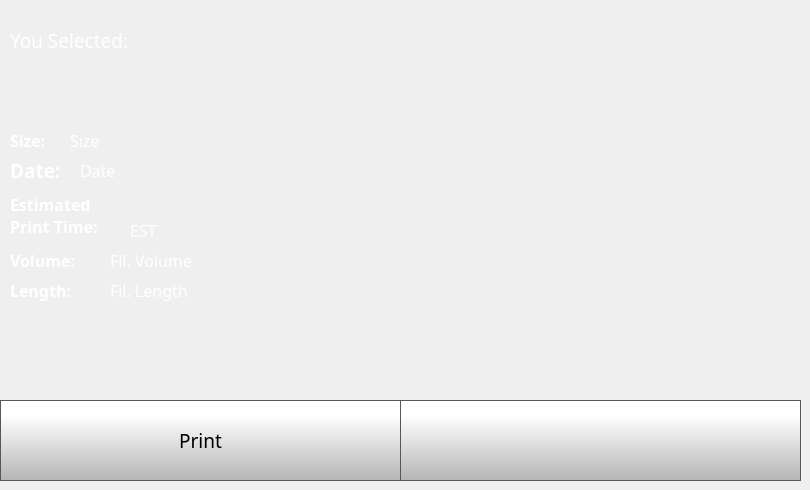
    <widget class="QWidget" name="printSelectedLocalPage">
     <widget class="QLabel" name="fileSelected">
      <property name="geometry">
       <rect>
        <x>10</x>
        <y>20</y>
        <width>461</width>
        <height>41</height>
       </rect>
      </property>
      <property name="font">
       <font>
        <family>Gotham</family>
        <pointsize>14</pointsize>
        <weight>50</weight>
        <bold>false</bold>
        <underline>false</underline>
        <strikeout>false</strikeout>
       </font>
      </property>
      <property name="styleSheet">
       <string notr="true">color:  white;
background-color: rgba(255, 255, 255, 0);</string>
      </property>
      <property name="text">
       <string>You Selected: </string>
      </property>
      <property name="scaledContents">
       <bool>true</bool>
      </property>
      <property name="wordWrap">
       <bool>true</bool>
      </property>
     </widget>
     <widget class="QPushButton" name="fileSelectedBackButton">
      <property name="geometry">
       <rect>
        <x>400</x>
        <y>400</y>
        <width>401</width>
        <height>81</height>
       </rect>
      </property>
      <property name="minimumSize">
       <size>
        <width>0</width>
        <height>0</height>
       </size>
      </property>
      <property name="font">
       <font>
        <family>Gotham Light</family>
        <pointsize>9</pointsize>
       </font>
      </property>
      <property name="styleSheet">
       <string notr="true">QPushButton {
    border: 1px solid rgb(87, 87, 87);

	background-color: qlineargradient(spread:pad, x1:0, y1:1, x2:0, y2:0.188, stop:0 rgba(180, 180, 180, 255), stop:1 rgba(255, 255, 255, 255));
}

QPushButton:pressed {
    background-color: qlineargradient(x1: 0, y1: 0, x2: 0, y2: 1,
                                      stop: 0 #dadbde, stop: 1 #f6f7fa);
}

QPushButton:flat {
    border: none; /* no border for a flat push button */
}

QPushButton:default {
    border-color: navy; /* make the default button prominent */
}</string>
      </property>
      <property name="text">
       <string/>
      </property>
      <property name="icon">
       <iconset>
        <normaloff>templates/img/arrows-4.png</normaloff>templates/img/arrows-4.png</iconset>
      </property>
      <property name="iconSize">
       <size>
        <width>50</width>
        <height>50</height>
       </size>
      </property>
      <property name="checkable">
       <bool>false</bool>
      </property>
      <property name="autoDefault">
       <bool>false</bool>
      </property>
      <property name="default">
       <bool>false</bool>
      </property>
      <property name="flat">
       <bool>false</bool>
      </property>
     </widget>
     <widget class="QToolButton" name="fileSelectedPrintButton">
      <property name="geometry">
       <rect>
        <x>0</x>
        <y>400</y>
        <width>401</width>
        <height>81</height>
       </rect>
      </property>
      <property name="minimumSize">
       <size>
        <width>0</width>
        <height>0</height>
       </size>
      </property>
      <property name="font">
       <font>
        <family>Gotham</family>
        <pointsize>14</pointsize>
       </font>
      </property>
      <property name="styleSheet">
       <string notr="true">QToolButton {
    border: 1px solid rgb(87, 87, 87);
	background-color: qlineargradient(spread:pad, x1:0, y1:1, x2:0, y2:0.188, stop:0 rgba(180, 180, 180, 255), stop:1 rgba(255, 255, 255, 255));
}

QToolButton:pressed {
    background-color: qlineargradient(x1: 0, y1: 0, x2: 0, y2: 1,
                                      stop: 0 #dadbde, stop: 1 #f6f7fa);
}

QToolButton:flat {
    border: none; /* no border for a flat push button */
}

QToolButton:default {
    border-color: navy; /* make the default button prominent */
}</string>
      </property>
      <property name="text">
       <string>Print</string>
      </property>
      <property name="icon">
       <iconset>
        <normaloff>templates/img/printer.png</normaloff>templates/img/printer.png</iconset>
      </property>
      <property name="iconSize">
       <size>
        <width>40</width>
        <height>40</height>
       </size>
      </property>
      <property name="checkable">
       <bool>false</bool>
      </property>
      <property name="toolButtonStyle">
       <enum>Qt::ToolButtonTextUnderIcon</enum>
      </property>
     </widget>
     <widget class="QLabel" name="fileSizeSelected">
      <property name="geometry">
       <rect>
        <x>70</x>
        <y>130</y>
        <width>161</width>
        <height>21</height>
       </rect>
      </property>
      <property name="font">
       <font>
        <family>Gotham Medium</family>
        <pointsize>12</pointsize>
        <weight>50</weight>
        <bold>false</bold>
       </font>
      </property>
      <property name="styleSheet">
       <string notr="true">color: rgb(255, 255, 255);
background-color: rgba(255, 255, 255, 0);</string>
      </property>
      <property name="text">
       <string>Size</string>
      </property>
      <property name="scaledContents">
       <bool>true</bool>
      </property>
     </widget>
     <widget class="QLabel" name="fileDateSelected">
      <property name="geometry">
       <rect>
        <x>80</x>
        <y>160</y>
        <width>201</width>
        <height>21</height>
       </rect>
      </property>
      <property name="font">
       <font>
        <family>Gotham Medium</family>
        <pointsize>12</pointsize>
        <weight>50</weight>
        <bold>false</bold>
       </font>
      </property>
      <property name="styleSheet">
       <string notr="true">color: rgb(255, 255, 255);
background-color: rgba(255, 255, 255, 0);</string>
      </property>
      <property name="text">
       <string>Date</string>
      </property>
      <property name="scaledContents">
       <bool>true</bool>
      </property>
     </widget>
     <widget class="QLabel" name="filePrintTimeSelected">
      <property name="geometry">
       <rect>
        <x>130</x>
        <y>220</y>
        <width>141</width>
        <height>21</height>
       </rect>
      </property>
      <property name="font">
       <font>
        <family>Gotham Medium</family>
        <pointsize>12</pointsize>
        <weight>50</weight>
        <bold>false</bold>
       </font>
      </property>
      <property name="styleSheet">
       <string notr="true">color: rgb(255, 255, 255);
background-color: rgba(255, 255, 255, 0);</string>
      </property>
      <property name="text">
       <string>EST</string>
      </property>
      <property name="scaledContents">
       <bool>true</bool>
      </property>
     </widget>
     <widget class="QLabel" name="filamentVolumeSelected">
      <property name="geometry">
       <rect>
        <x>110</x>
        <y>250</y>
        <width>161</width>
        <height>21</height>
       </rect>
      </property>
      <property name="font">
       <font>
        <family>Gotham Medium</family>
        <pointsize>12</pointsize>
        <weight>50</weight>
        <bold>false</bold>
       </font>
      </property>
      <property name="styleSheet">
       <string notr="true">color: rgb(255, 255, 255);
background-color: rgba(255, 255, 255, 0);</string>
      </property>
      <property name="text">
       <string>Fil. Volume</string>
      </property>
      <property name="scaledContents">
       <bool>true</bool>
      </property>
     </widget>
     <widget class="QLabel" name="fileSizeSelectedLabel">
      <property name="geometry">
       <rect>
        <x>10</x>
        <y>130</y>
        <width>51</width>
        <height>21</height>
       </rect>
      </property>
      <property name="font">
       <font>
        <family>Gotham Light</family>
        <pointsize>12</pointsize>
        <weight>75</weight>
        <bold>true</bold>
       </font>
      </property>
      <property name="styleSheet">
       <string notr="true">color: rgb(255, 255, 255);</string>
      </property>
      <property name="text">
       <string>Size:</string>
      </property>
     </widget>
     <widget class="QLabel" name="fileDateSelectedLabel">
      <property name="geometry">
       <rect>
        <x>10</x>
        <y>160</y>
        <width>61</width>
        <height>21</height>
       </rect>
      </property>
      <property name="font">
       <font>
        <family>Gotham Light</family>
        <pointsize>14</pointsize>
        <weight>75</weight>
        <bold>true</bold>
       </font>
      </property>
      <property name="styleSheet">
       <string notr="true">color: rgb(255, 255, 255);</string>
      </property>
      <property name="text">
       <string>Date:</string>
      </property>
     </widget>
     <widget class="QLabel" name="filePrintTimeSelectedLabel">
      <property name="geometry">
       <rect>
        <x>10</x>
        <y>190</y>
        <width>121</width>
        <height>51</height>
       </rect>
      </property>
      <property name="font">
       <font>
        <family>Gotham Light</family>
        <pointsize>12</pointsize>
        <weight>75</weight>
        <bold>true</bold>
       </font>
      </property>
      <property name="styleSheet">
       <string notr="true">color: rgb(255, 255, 255);
background-color: rgba(255, 255, 255, 0);</string>
      </property>
      <property name="text">
       <string>Estimated Print Time:</string>
      </property>
      <property name="wordWrap">
       <bool>true</bool>
      </property>
     </widget>
     <widget class="QLabel" name="filamentVolumeSelectedLabel">
      <property name="geometry">
       <rect>
        <x>10</x>
        <y>250</y>
        <width>91</width>
        <height>21</height>
       </rect>
      </property>
      <property name="font">
       <font>
        <family>Gotham Light</family>
        <pointsize>12</pointsize>
        <weight>75</weight>
        <bold>true</bold>
       </font>
      </property>
      <property name="styleSheet">
       <string notr="true">color: rgb(255, 255, 255);
background-color: rgba(255, 255, 255, 0);</string>
      </property>
      <property name="text">
       <string>Volume:</string>
      </property>
     </widget>
     <widget class="QLabel" name="filamentLengthFileSelected">
      <property name="geometry">
       <rect>
        <x>110</x>
        <y>280</y>
        <width>161</width>
        <height>21</height>
       </rect>
      </property>
      <property name="font">
       <font>
        <family>Gotham Medium</family>
        <pointsize>12</pointsize>
        <weight>50</weight>
        <bold>false</bold>
       </font>
      </property>
      <property name="styleSheet">
       <string notr="true">color: rgb(255, 255, 255);
background-color: rgba(255, 255, 255, 0);</string>
      </property>
      <property name="text">
       <string>Fil. Length</string>
      </property>
      <property name="scaledContents">
       <bool>true</bool>
      </property>
     </widget>
     <widget class="QLabel" name="filamentLengthSelectedLabel">
      <property name="geometry">
       <rect>
        <x>10</x>
        <y>280</y>
        <width>91</width>
        <height>21</height>
       </rect>
      </property>
      <property name="font">
       <font>
        <family>Gotham Light</family>
        <pointsize>12</pointsize>
        <weight>75</weight>
        <bold>true</bold>
       </font>
      </property>
      <property name="styleSheet">
       <string notr="true">color: rgb(255, 255, 255);
background-color: rgba(255, 255, 255, 0);</string>
      </property>
      <property name="text">
       <string>Length:</string>
      </property>
     </widget>
     <widget class="QLabel" name="printPreviewSelected">
      <property name="geometry">
       <rect>
        <x>530</x>
        <y>80</y>
        <width>210</width>
        <height>210</height>
       </rect>
      </property>
      <property name="styleSheet">
       <string notr="true">background-color: rgba(255, 255, 255, 0);</string>
      </property>
      <property name="text">
       <string/>
      </property>
      <property name="pixmap">
       <pixmap>../../JuliaMiniTouchUI/octoprint_JuliaMiniTouchUI/templates/img/thumbnail.png</pixmap>
      </property>
      <property name="scaledContents">
       <bool>true</bool>
      </property>
     </widget>
    </widget>
